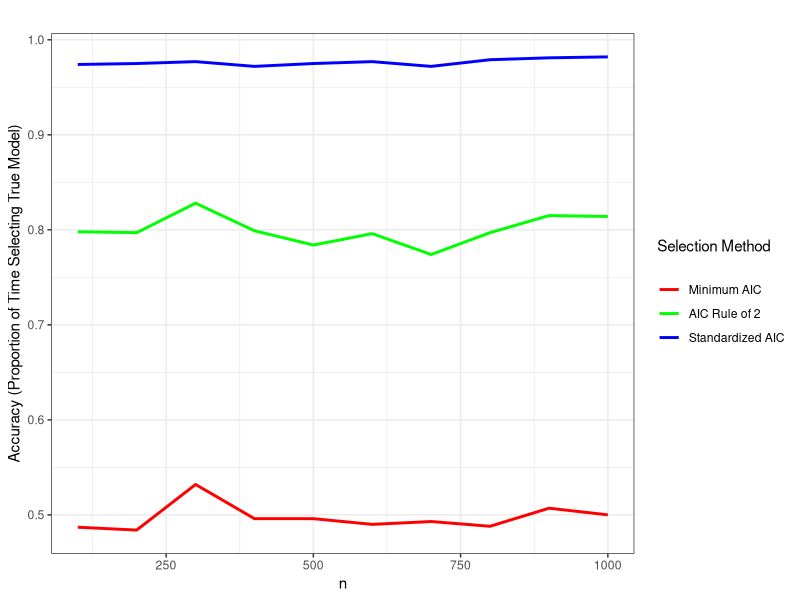
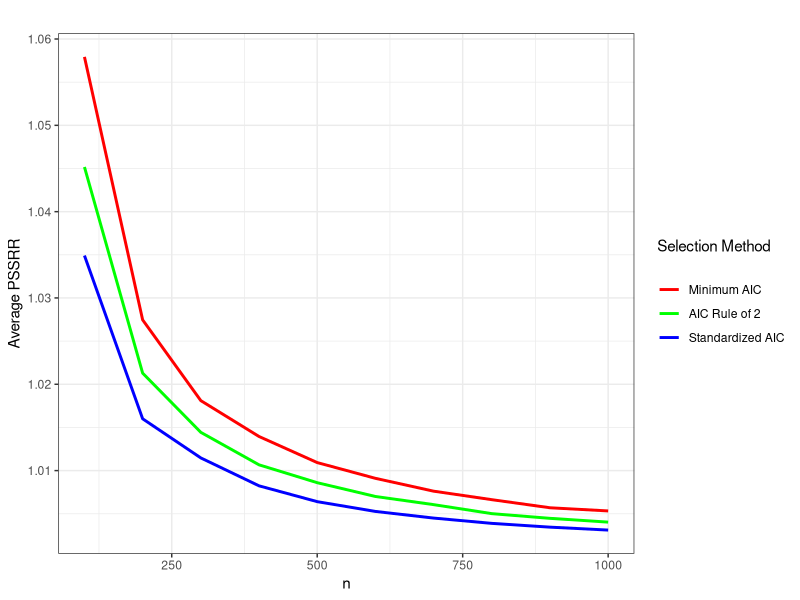
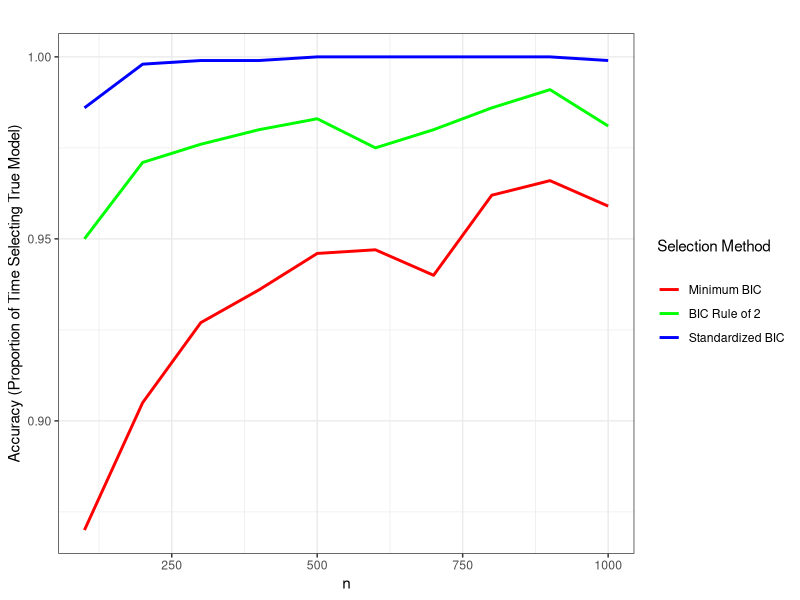
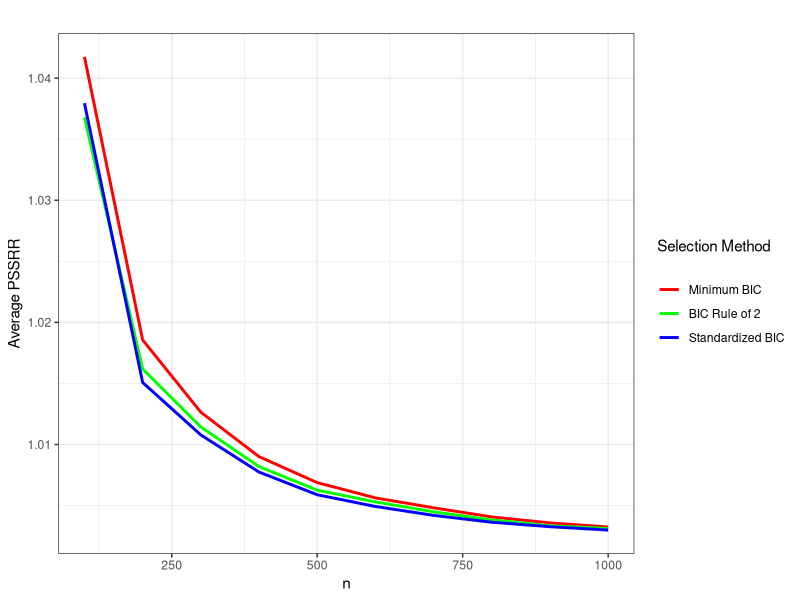
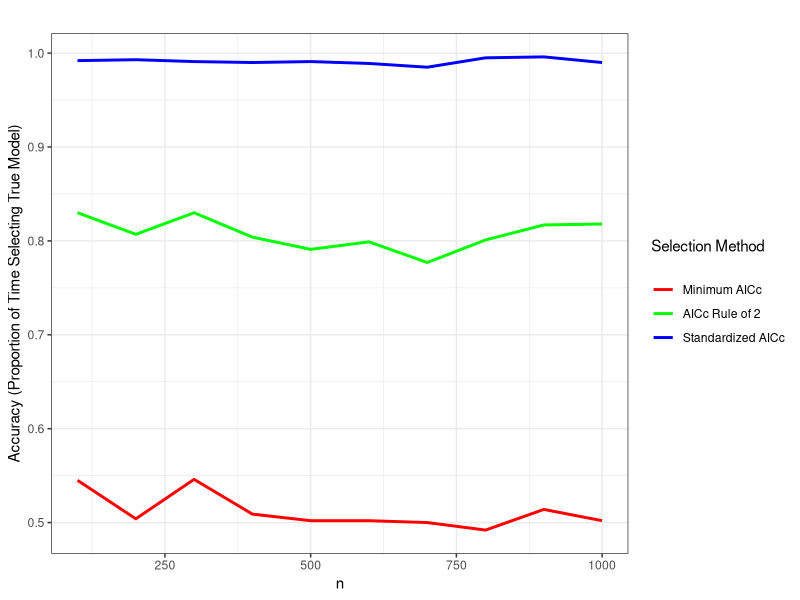
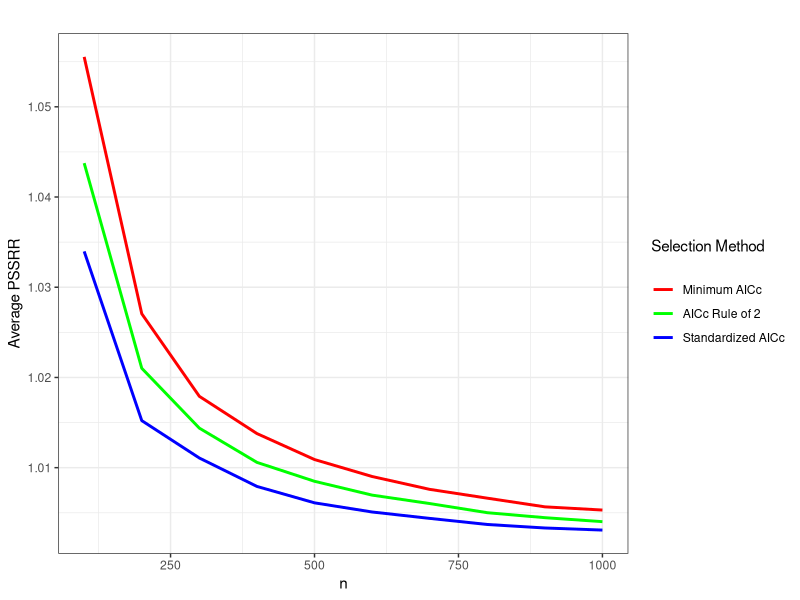
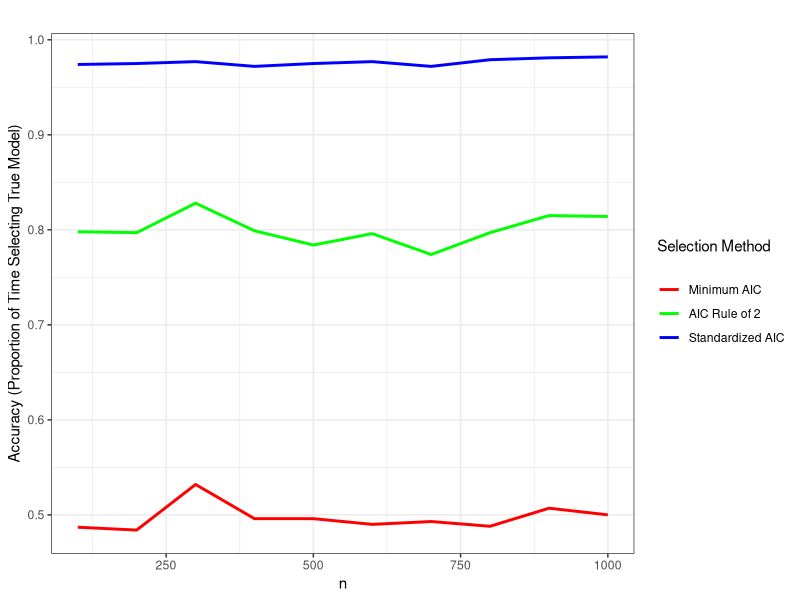
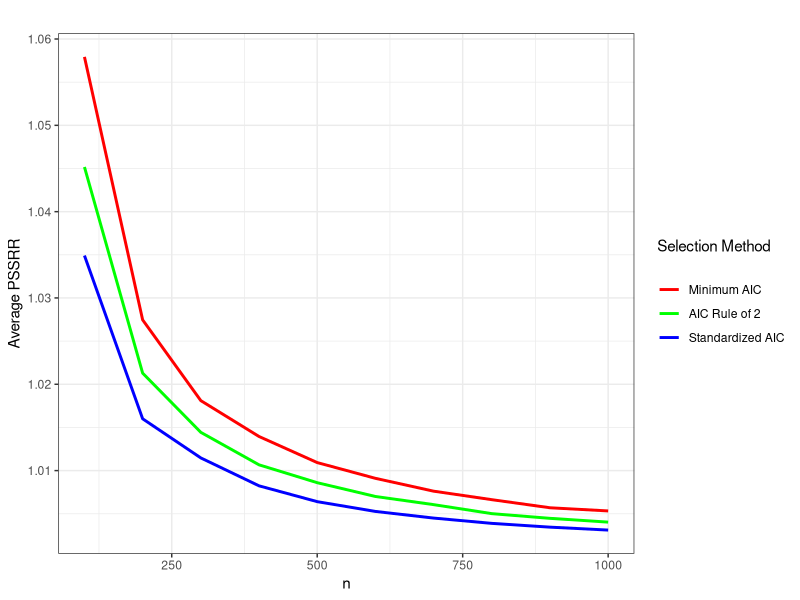

Write R code to recreate these figures, in order.
## ---- chunk 1
knitr::opts_chunk$set(echo = TRUE)
#Prepare Julia to be called within this script 
#Local machine - Julia is in path
#system("julia sim1_stand_ICs_lin_reg.jl")
#HPC - need to do some trickery
#system("cd /Users/skoeneman/Julia/julia-1.8.1/bin; julia comp_sims_template.jl")

#For some plotting and organizational features
library(tidyverse)
library(ggplot2)
library(reshape2)
## ---- chunk 2

#Save our plot data
plot_data <- read.csv("../data/plot_data_sim1.csv")

############################
### AIC plots and tables ###
############################

###Tables###

#Accuracy table
print(plot_data[,c(1,5:7)])

#Prediction table
print(plot_data[,c(1,2:4)])

###Plots###

#Accuracy plot
tall <- melt(plot_data[,c(1,5:7)], id.vars="n")
p <- ggplot(tall, aes(n,value,col=variable)) +
  geom_line(size = 1.0) +
  labs(title = "",
       x = "n",
       y = "Accuracy (Proportion of Time Selecting True Model)",
       color = "Selection Method\n") +
  scale_color_manual(labels = c("Minimum AIC", "AIC Rule of 2", "Standardized AIC"),
                     values = c("red", "green", "blue")) +
  theme_bw()
p
ggsave("../figures/sim1_AIC_accuracy_plot.pdf")

#Prediction plot
tall <- melt(plot_data[,c(1,2:4)], id.vars="n")
p <- ggplot(tall, aes(n,value,col=variable)) +
  geom_line(size = 1.0) +
  labs(title = "",
       x = "n",
       y = "Average PSSRR",
       color = "Selection Method\n") +
  scale_color_manual(labels = c("Minimum AIC", "AIC Rule of 2", "Standardized AIC"),
                     values = c("red", "green", "blue")) +
  theme_bw()
p
ggsave("../figures/sim1_AIC_prediction_plot.pdf")


############################
### BIC plots and tables ###
############################

###Tables###

#Accuracy table
print(plot_data[,c(1,11:13)])

#Prediction table
print(plot_data[,c(1,8:10)])

###Plots###

#Accuracy plot
tall <- melt(plot_data[,c(1,11:13)], id.vars="n")
p <- ggplot(tall, aes(n,value,col=variable)) +
  geom_line(size = 1.0) +
  labs(title = "",
       x = "n",
       y = "Accuracy (Proportion of Time Selecting True Model)",
       color = "Selection Method\n") +
  scale_color_manual(labels = c("Minimum BIC", "BIC Rule of 2", "Standardized BIC"),
                     values = c("red", "green", "blue")) +
  theme_bw()
p
ggsave("../figures/sim1_BIC_accuracy_plot.pdf")

#Prediction plot
tall <- melt(plot_data[,c(1,8:10)], id.vars="n")
p <- ggplot(tall, aes(n,value,col=variable)) +
  geom_line(size = 1.0) +
  labs(title = "",
       x = "n",
       y = "Average PSSRR",
       color = "Selection Method\n") +
  scale_color_manual(labels = c("Minimum BIC", "BIC Rule of 2", "Standardized BIC"),
                     values = c("red", "green", "blue")) +
  theme_bw()
p
ggsave("../figures/sim1_BIC_prediction_plot.pdf")

#############################
### AICc plots and tables ###
#############################

###Tables###

#Accuracy table
print(plot_data[,c(1,17:19)])

#Prediction table
print(plot_data[,c(1,14:16)])

###Plots###

#Accuracy plot
tall <- melt(plot_data[,c(1,17:19)], id.vars="n")
p <- ggplot(tall, aes(n,value,col=variable)) +
  geom_line(size = 1.0) +
  labs(title = "",
       x = "n",
       y = "Accuracy (Proportion of Time Selecting True Model)",
       color = "Selection Method\n") +
  scale_color_manual(labels = c("Minimum AICc", "AICc Rule of 2", "Standardized AICc"),
                     values = c("red", "green", "blue")) +
  theme_bw()
p
ggsave("../figures/sim1_AICc_accuracy_plot.pdf")

#Prediction plot
tall <- melt(plot_data[,c(1,14:16)], id.vars="n")
p <- ggplot(tall, aes(n,value,col=variable)) +
  geom_line(size = 1.0) +
  labs(title = "",
       x = "n",
       y = "Average PSSRR",
       color = "Selection Method\n") +
  scale_color_manual(labels = c("Minimum AICc", "AICc Rule of 2", "Standardized AICc"),
                     values = c("red", "green", "blue")) +
  theme_bw()
p
ggsave("../figures/sim1_AICc_prediction_plot.pdf")





